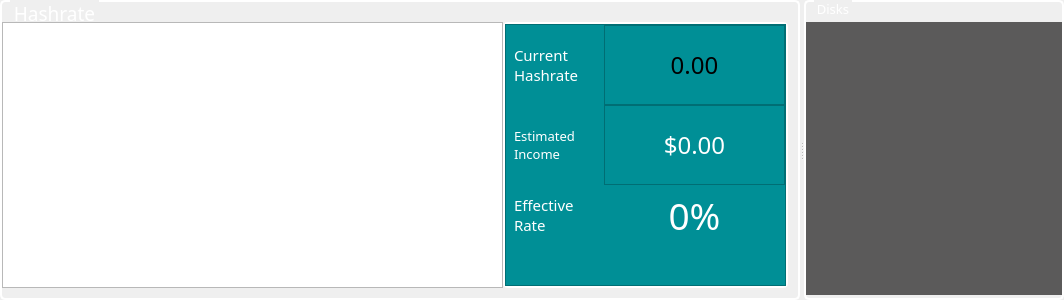
                 <widget class="QSplitter" name="splitter_2">
                  <property name="orientation">
                   <enum>Qt::Horizontal</enum>
                  </property>
                  <widget class="QGroupBox" name="groupBox">
                   <property name="minimumSize">
                    <size>
                     <width>800</width>
                     <height>300</height>
                    </size>
                   </property>
                   <property name="font">
                    <font>
                     <family>Berlin Sans FB</family>
                     <pointsize>14</pointsize>
                     <weight>50</weight>
                     <bold>false</bold>
                    </font>
                   </property>
                   <property name="toolTip">
                    <string/>
                   </property>
                   <property name="styleSheet">
                    <string notr="true">QGroupBox::title{
	color : white;
	left: 10px;
	margin-left: 0px;
	padding: 0 1px;
}

QGroupBox{
	border-width: 2px;
	border-style: solid;
	border-color: white;
	margin-top: 0.5ex;
	border-radius: 5px;
}</string>
                   </property>
                   <property name="title">
                    <string>Hashrate</string>
                   </property>
                   <layout class="QHBoxLayout" name="horizontalLayout_6">
                    <property name="spacing">
                     <number>0</number>
                    </property>
                    <property name="leftMargin">
                     <number>0</number>
                    </property>
                    <property name="topMargin">
                     <number>20</number>
                    </property>
                    <property name="rightMargin">
                     <number>10</number>
                    </property>
                    <property name="bottomMargin">
                     <number>10</number>
                    </property>
                    <item>
                     <widget class="hashrateCharView" name="graphicsView">
                      <property name="minimumSize">
                       <size>
                        <width>200</width>
                        <height>200</height>
                       </size>
                      </property>
                      <property name="horizontalScrollBarPolicy">
                       <enum>Qt::ScrollBarAsNeeded</enum>
                      </property>
                     </widget>
                    </item>
                    <item>
                     <widget class="QGroupBox" name="groupBox_9">
                      <property name="minimumSize">
                       <size>
                        <width>285</width>
                        <height>0</height>
                       </size>
                      </property>
                      <property name="styleSheet">
                       <string notr="true">QGroupBox::title{
	color : white;
	left: 10px;
	margin-left: 0px;
	padding: 0 1px;
}

QGroupBox{
	border-width: 3px;
	border-style: solid;
	border-color: white;
	margin-top: 0.5ex;
	border-radius: 5px;
	background:#008F96;
}</string>
                      </property>
                      <property name="title">
                       <string/>
                      </property>
                      <layout class="QGridLayout" name="gridLayout_17">
                       <property name="leftMargin">
                        <number>0</number>
                       </property>
                       <property name="topMargin">
                        <number>0</number>
                       </property>
                       <property name="rightMargin">
                        <number>0</number>
                       </property>
                       <property name="bottomMargin">
                        <number>0</number>
                       </property>
                       <property name="spacing">
                        <number>0</number>
                       </property>
                       <item row="0" column="2">
                        <widget class="QFrame" name="frame">
                         <property name="minimumSize">
                          <size>
                           <width>150</width>
                           <height>0</height>
                          </size>
                         </property>
                         <property name="styleSheet">
                          <string notr="true">background:#008F96;</string>
                         </property>
                         <property name="frameShape">
                          <enum>QFrame::StyledPanel</enum>
                         </property>
                         <property name="frameShadow">
                          <enum>QFrame::Raised</enum>
                         </property>
                         <layout class="QGridLayout" name="gridLayout_28">
                          <property name="leftMargin">
                           <number>0</number>
                          </property>
                          <property name="topMargin">
                           <number>0</number>
                          </property>
                          <property name="rightMargin">
                           <number>0</number>
                          </property>
                          <property name="bottomMargin">
                           <number>0</number>
                          </property>
                          <property name="spacing">
                           <number>0</number>
                          </property>
                          <item row="0" column="0" colspan="3">
                           <layout class="QGridLayout" name="gridLayout_55">
                            <property name="leftMargin">
                             <number>8</number>
                            </property>
                            <property name="spacing">
                             <number>0</number>
                            </property>
                            <item row="2" column="0">
                             <widget class="QLabel" name="label_2">
                              <property name="minimumSize">
                               <size>
                                <width>80</width>
                                <height>60</height>
                               </size>
                              </property>
                              <property name="font">
                               <font>
                                <family>Berlin Sans FB</family>
                                <pointsize>10</pointsize>
                               </font>
                              </property>
                              <property name="styleSheet">
                               <string notr="true">color : white;</string>
                              </property>
                              <property name="text">
                               <string>Estimated
Income</string>
                              </property>
                             </widget>
                            </item>
                            <item row="2" column="1" colspan="2">
                             <widget class="QFrame" name="frame_3">
                              <property name="minimumSize">
                               <size>
                                <width>0</width>
                                <height>80</height>
                               </size>
                              </property>
                              <property name="styleSheet">
                               <string notr="true">background:#008F96;</string>
                              </property>
                              <property name="frameShape">
                               <enum>QFrame::StyledPanel</enum>
                              </property>
                              <property name="frameShadow">
                               <enum>QFrame::Raised</enum>
                              </property>
                              <layout class="QVBoxLayout" name="verticalLayout_4">
                               <item>
                                <widget class="QLabel" name="labelHashExpectedIncome">
                                 <property name="minimumSize">
                                  <size>
                                   <width>100</width>
                                   <height>0</height>
                                  </size>
                                 </property>
                                 <property name="font">
                                  <font>
                                   <family>Berlin Sans FB</family>
                                   <pointsize>18</pointsize>
                                  </font>
                                 </property>
                                 <property name="styleSheet">
                                  <string notr="true">color : white;</string>
                                 </property>
                                 <property name="text">
                                  <string>$0.00</string>
                                 </property>
                                 <property name="alignment">
                                  <set>Qt::AlignCenter</set>
                                 </property>
                                </widget>
                               </item>
                              </layout>
                             </widget>
                            </item>
                            <item row="1" column="1" colspan="2">
                             <widget class="QFrame" name="frame_2">
                              <property name="minimumSize">
                               <size>
                                <width>0</width>
                                <height>80</height>
                               </size>
                              </property>
                              <property name="styleSheet">
                               <string notr="true">background:#008F96;</string>
                              </property>
                              <property name="frameShape">
                               <enum>QFrame::StyledPanel</enum>
                              </property>
                              <property name="frameShadow">
                               <enum>QFrame::Raised</enum>
                              </property>
                              <layout class="QVBoxLayout" name="verticalLayout_3">
                               <property name="spacing">
                                <number>0</number>
                               </property>
                               <property name="leftMargin">
                                <number>0</number>
                               </property>
                               <property name="topMargin">
                                <number>0</number>
                               </property>
                               <property name="rightMargin">
                                <number>0</number>
                               </property>
                               <property name="bottomMargin">
                                <number>0</number>
                               </property>
                               <item>
                                <widget class="QLabel" name="labelHashRate">
                                 <property name="minimumSize">
                                  <size>
                                   <width>100</width>
                                   <height>60</height>
                                  </size>
                                 </property>
                                 <property name="font">
                                  <font>
                                   <family>Berlin Sans FB</family>
                                   <pointsize>18</pointsize>
                                  </font>
                                 </property>
                                 <property name="styleSheet">
                                  <string notr="true"/>
                                 </property>
                                 <property name="text">
                                  <string>0.00</string>
                                 </property>
                                 <property name="alignment">
                                  <set>Qt::AlignCenter</set>
                                 </property>
                                </widget>
                               </item>
                              </layout>
                             </widget>
                            </item>
                            <item row="1" column="0">
                             <widget class="QLabel" name="label">
                              <property name="minimumSize">
                               <size>
                                <width>80</width>
                                <height>60</height>
                               </size>
                              </property>
                              <property name="font">
                               <font>
                                <family>Berlin Sans FB</family>
                                <pointsize>11</pointsize>
                               </font>
                              </property>
                              <property name="styleSheet">
                               <string notr="true">color : white;</string>
                              </property>
                              <property name="text">
                               <string>Current
Hashrate</string>
                              </property>
                             </widget>
                            </item>
                            <item row="3" column="1" colspan="2">
                             <widget class="QLabel" name="labelEffectiveness">
                              <property name="minimumSize">
                               <size>
                                <width>100</width>
                                <height>0</height>
                               </size>
                              </property>
                              <property name="font">
                               <font>
                                <family>Berlin Sans FB</family>
                                <pointsize>28</pointsize>
                               </font>
                              </property>
                              <property name="styleSheet">
                               <string notr="true">color : white;</string>
                              </property>
                              <property name="text">
                               <string>0%</string>
                              </property>
                              <property name="alignment">
                               <set>Qt::AlignCenter</set>
                              </property>
                             </widget>
                            </item>
                            <item row="3" column="0">
                             <widget class="QLabel" name="label_38">
                              <property name="minimumSize">
                               <size>
                                <width>80</width>
                                <height>60</height>
                               </size>
                              </property>
                              <property name="font">
                               <font>
                                <family>Berlin Sans FB</family>
                                <pointsize>11</pointsize>
                               </font>
                              </property>
                              <property name="styleSheet">
                               <string notr="true">color : white;</string>
                              </property>
                              <property name="text">
                               <string>Effective
Rate</string>
                              </property>
                             </widget>
                            </item>
                           </layout>
                          </item>
                          <item row="1" column="1">
                           <spacer name="verticalSpacer">
                            <property name="orientation">
                             <enum>Qt::Vertical</enum>
                            </property>
                            <property name="sizeHint" stdset="0">
                             <size>
                              <width>20</width>
                              <height>40</height>
                             </size>
                            </property>
                           </spacer>
                          </item>
                         </layout>
                        </widget>
                       </item>
                      </layout>
                     </widget>
                    </item>
                   </layout>
                  </widget>
                  <widget class="QGroupBox" name="groupBoxDiskInfo">
                   <property name="minimumSize">
                    <size>
                     <width>260</width>
                     <height>0</height>
                    </size>
                   </property>
                   <property name="font">
                    <font>
                     <family>Berlin Sans FB</family>
                     <pointsize>10</pointsize>
                    </font>
                   </property>
                   <property name="styleSheet">
                    <string notr="true">QGroupBox::title{
	color : white;
	left: 10px;
	margin-left: 0px;
	padding: 0 1px;
}

QGroupBox{
	border-width: 2px;
	border-style: solid;
	border-color: white;
	margin-top: 0.5ex;
	border-radius: 5px;
}</string>
                   </property>
                   <property name="title">
                    <string>Disks</string>
                   </property>
                   <layout class="QGridLayout" name="gridLayout_13">
                    <property name="leftMargin">
                     <number>0</number>
                    </property>
                    <property name="topMargin">
                     <number>20</number>
                    </property>
                    <property name="rightMargin">
                     <number>0</number>
                    </property>
                    <property name="bottomMargin">
                     <number>3</number>
                    </property>
                    <property name="spacing">
                     <number>0</number>
                    </property>
                    <item row="0" column="0">
                     <widget class="QWidget" name="widget_2" native="true">
                      <property name="styleSheet">
                       <string notr="true">background-color: rgb(91,90,90);
background-repeat:no-repeat;
background-position:center;
border-width: 0;
border-radius : 0;</string>
                      </property>
                      <layout class="QGridLayout" name="gridLayout_63">
                       <property name="leftMargin">
                        <number>0</number>
                       </property>
                       <property name="topMargin">
                        <number>0</number>
                       </property>
                       <property name="rightMargin">
                        <number>0</number>
                       </property>
                       <property name="bottomMargin">
                        <number>0</number>
                       </property>
                       <property name="spacing">
                        <number>0</number>
                       </property>
                       <item row="0" column="0">
                        <widget class="QScrollArea" name="scrollArea_2">
                         <property name="styleSheet">
                          <string notr="true"> QScrollBar:horizontal
 {
     height: 15px;
     margin: 3px 15px 3px 15px;
     border: 1px transparent #2A2929;
     border-radius: 4px;
     background-color: rgb(0, 143, 150);
 }

 QScrollBar::handle:horizontal
 {
     background-color: rgb(51,51,51,220);
     min-width: 5px;
     border-radius: 4px;
 }

 QScrollBar::add-line:horizontal
 {
     margin: 0px 3px 0px 3px;
     border-image: url(:/qss_icons/rc/right_arrow_disabled.png);
     width: 10px;
     height: 10px;
     subcontrol-position: right;
     subcontrol-origin: margin;
 }

 QScrollBar::sub-line:horizontal
 {
     margin: 0px 3px 0px 3px;
     border-image: url(:/qss_icons/rc/left_arrow_disabled.png);
     height: 10px;
     width: 10px;
     subcontrol-position: left;
     subcontrol-origin: margin;
 }

 QScrollBar::add-line:horizontal:hover,QScrollBar::add-line:horizontal:on
 {
     border-image: url(:/qss_icons/rc/right_arrow.png);
     height: 10px;
     width: 10px;
     subcontrol-position: right;
     subcontrol-origin: margin;
 }


 QScrollBar::sub-line:horizontal:hover, QScrollBar::sub-line:horizontal:on
 {
     border-image: url(:/qss_icons/rc/left_arrow.png);
     height: 10px;
     width: 10px;
     subcontrol-position: left;
     subcontrol-origin: margin;
 }

 QScrollBar::up-arrow:horizontal, QScrollBar::down-arrow:horizontal
 {
     background: none;
 }


 QScrollBar::add-page:horizontal, QScrollBar::sub-page:horizontal
 {
     background: none;
 }

 QScrollBar:vertical
 {
     background:rgb(0, 143, 150);
     width: 15px;
     margin: 15px 3px 15px 3px;
     border: 1px transparent #2A2929;
     border-radius: 4px;
 }

 QScrollBar::handle:vertical
 {
     background-color: rgb(51,51,51,220);
     min-height: 5px;
     border-radius: 4px;
 }

 QScrollBar::sub-line:vertical
 {
     margin: 3px 0px 3px 0px;
     border-image: url(:/qss_icons/rc/up_arrow_disabled.png);
     height: 10px;
     width: 10px;
     subcontrol-position: top;
     subcontrol-origin: margin;
 }

 QScrollBar::add-line:vertical
 {
     margin: 3px 0px 3px 0px;
     border-image: url(:/qss_icons/rc/down_arrow_disabled.png);
     height: 10px;
     width: 10px;
     subcontrol-position: bottom;
     subcontrol-origin: margin;
 }

 QScrollBar::sub-line:vertical:hover,QScrollBar::sub-line:vertical:on
 {

     border-image: url(:/qss_icons/rc/up_arrow.png);
     height: 10px;
     width: 10px;
     subcontrol-position: top;
     subcontrol-origin: margin;
 }


 QScrollBar::add-line:vertical:hover, QScrollBar::add-line:vertical:on
 {
     border-image: url(:/qss_icons/rc/down_arrow.png);
     height: 10px;
     width: 10px;
     subcontrol-position: bottom;
     subcontrol-origin: margin;
 }

 QScrollBar::up-arrow:vertical, QScrollBar::down-arrow:vertical
 {
     background: none;
 }


 QScrollBar::add-page:vertical, QScrollBar::sub-page:vertical
 {
     background: none;
 }</string>
                         </property>
                         <property name="widgetResizable">
                          <bool>true</bool>
                         </property>
                         <widget class="QWidget" name="scrollAreaWidgetContents_2">
                          <property name="geometry">
                           <rect>
                            <x>0</x>
                            <y>0</y>
                            <width>100</width>
                            <height>30</height>
                           </rect>
                          </property>
                          <layout class="QGridLayout" name="gridLayout_62">
                           <property name="leftMargin">
                            <number>0</number>
                           </property>
                           <property name="topMargin">
                            <number>0</number>
                           </property>
                           <property name="rightMargin">
                            <number>0</number>
                           </property>
                           <property name="bottomMargin">
                            <number>0</number>
                           </property>
                           <property name="spacing">
                            <number>0</number>
                           </property>
                           <item row="0" column="0">
                            <layout class="QGridLayout" name="gridLayoutDiskInfo">
                             <property name="spacing">
                              <number>0</number>
                             </property>
                            </layout>
                           </item>
                          </layout>
                         </widget>
                        </widget>
                       </item>
                      </layout>
                     </widget>
                    </item>
                   </layout>
                  </widget>
                 </widget>
